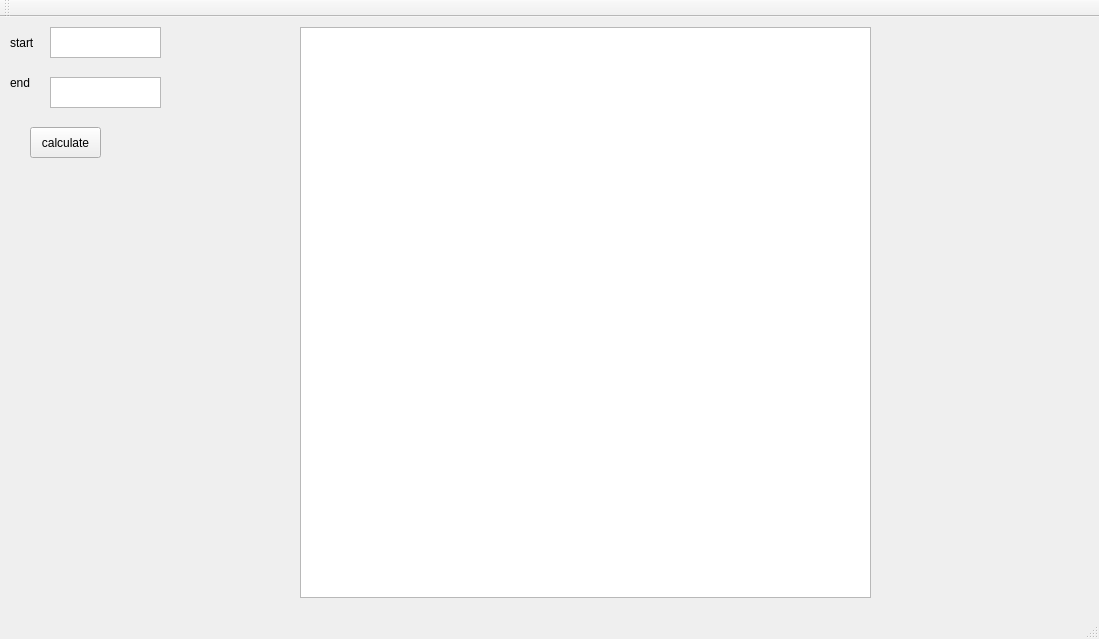
<?xml version="1.0" encoding="UTF-8"?>
<ui version="4.0">
 <class>MainWindow</class>
 <widget class="QMainWindow" name="MainWindow">
  <property name="geometry">
   <rect>
    <x>0</x>
    <y>0</y>
    <width>1099</width>
    <height>639</height>
   </rect>
  </property>
  <property name="windowTitle">
   <string>MainWindow</string>
  </property>
  <widget class="QWidget" name="centralWidget">
   <widget class="QPushButton" name="pushButton">
    <property name="enabled">
     <bool>true</bool>
    </property>
    <property name="geometry">
     <rect>
      <x>30</x>
      <y>110</y>
      <width>71</width>
      <height>31</height>
     </rect>
    </property>
    <property name="text">
     <string>calculate</string>
    </property>
   </widget>
   <widget class="QPlainTextEdit" name="end_point">
    <property name="geometry">
     <rect>
      <x>50</x>
      <y>60</y>
      <width>111</width>
      <height>31</height>
     </rect>
    </property>
   </widget>
   <widget class="QLabel" name="start">
    <property name="geometry">
     <rect>
      <x>10</x>
      <y>10</y>
      <width>41</width>
      <height>31</height>
     </rect>
    </property>
    <property name="text">
     <string>start</string>
    </property>
   </widget>
   <widget class="QLabel" name="end">
    <property name="geometry">
     <rect>
      <x>10</x>
      <y>50</y>
      <width>41</width>
      <height>31</height>
     </rect>
    </property>
    <property name="text">
     <string>end</string>
    </property>
   </widget>
   <widget class="QPlainTextEdit" name="start_point">
    <property name="geometry">
     <rect>
      <x>50</x>
      <y>10</y>
      <width>111</width>
      <height>31</height>
     </rect>
    </property>
   </widget>
   <widget class="QGraphicsView" name="map">
    <property name="enabled">
     <bool>true</bool>
    </property>
    <property name="geometry">
     <rect>
      <x>300</x>
      <y>10</y>
      <width>571</width>
      <height>571</height>
     </rect>
    </property>
    <property name="minimumSize">
     <size>
      <width>571</width>
      <height>571</height>
     </size>
    </property>
   </widget>
  </widget>
  <widget class="QMenuBar" name="menuBar">
   <property name="geometry">
    <rect>
     <x>0</x>
     <y>0</y>
     <width>1099</width>
     <height>23</height>
    </rect>
   </property>
  </widget>
  <widget class="QToolBar" name="mainToolBar">
   <attribute name="toolBarArea">
    <enum>TopToolBarArea</enum>
   </attribute>
   <attribute name="toolBarBreak">
    <bool>false</bool>
   </attribute>
  </widget>
  <widget class="QStatusBar" name="statusBar"/>
 </widget>
 <layoutdefault spacing="6" margin="11"/>
 <resources/>
 <connections/>
</ui>
